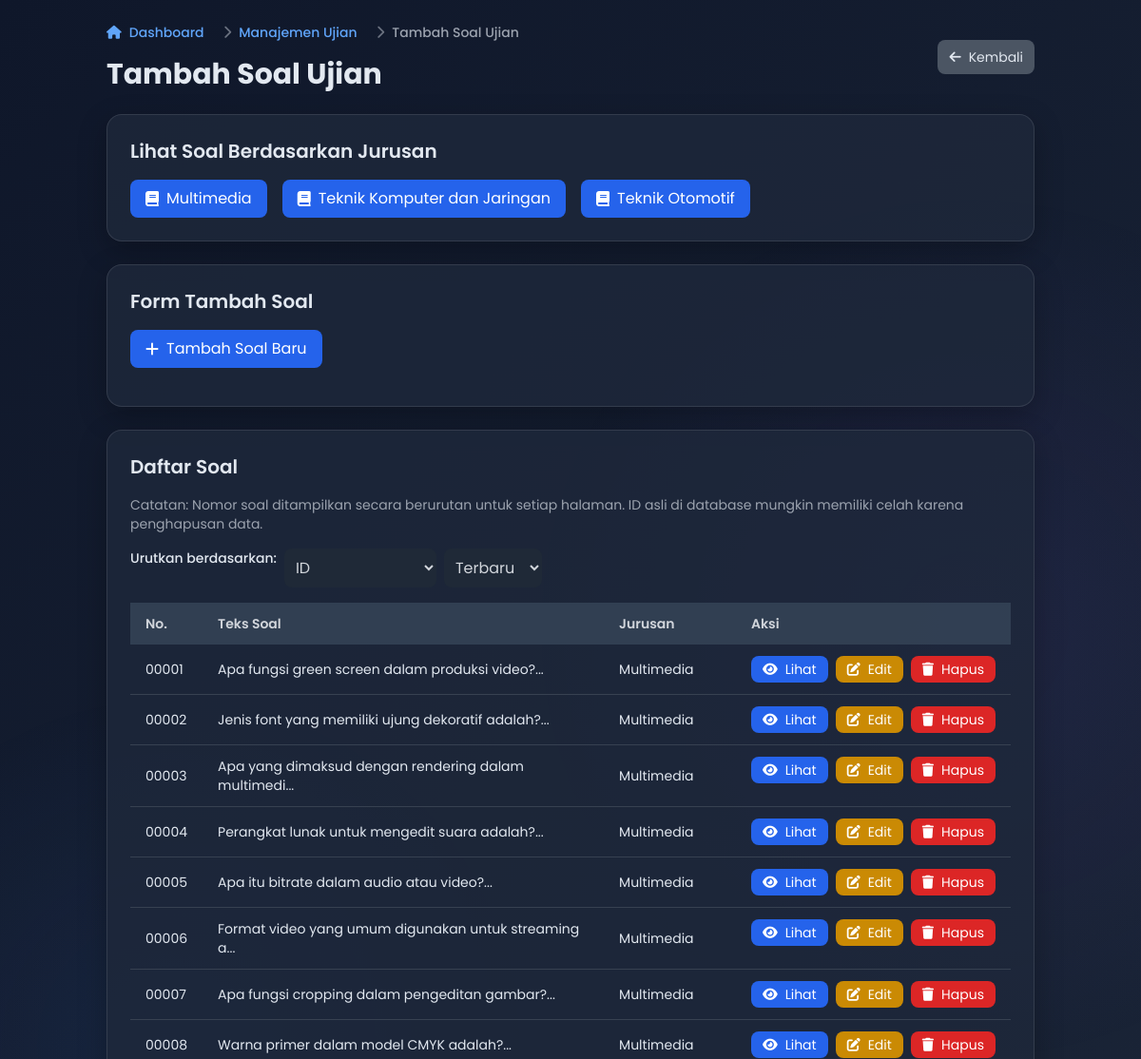
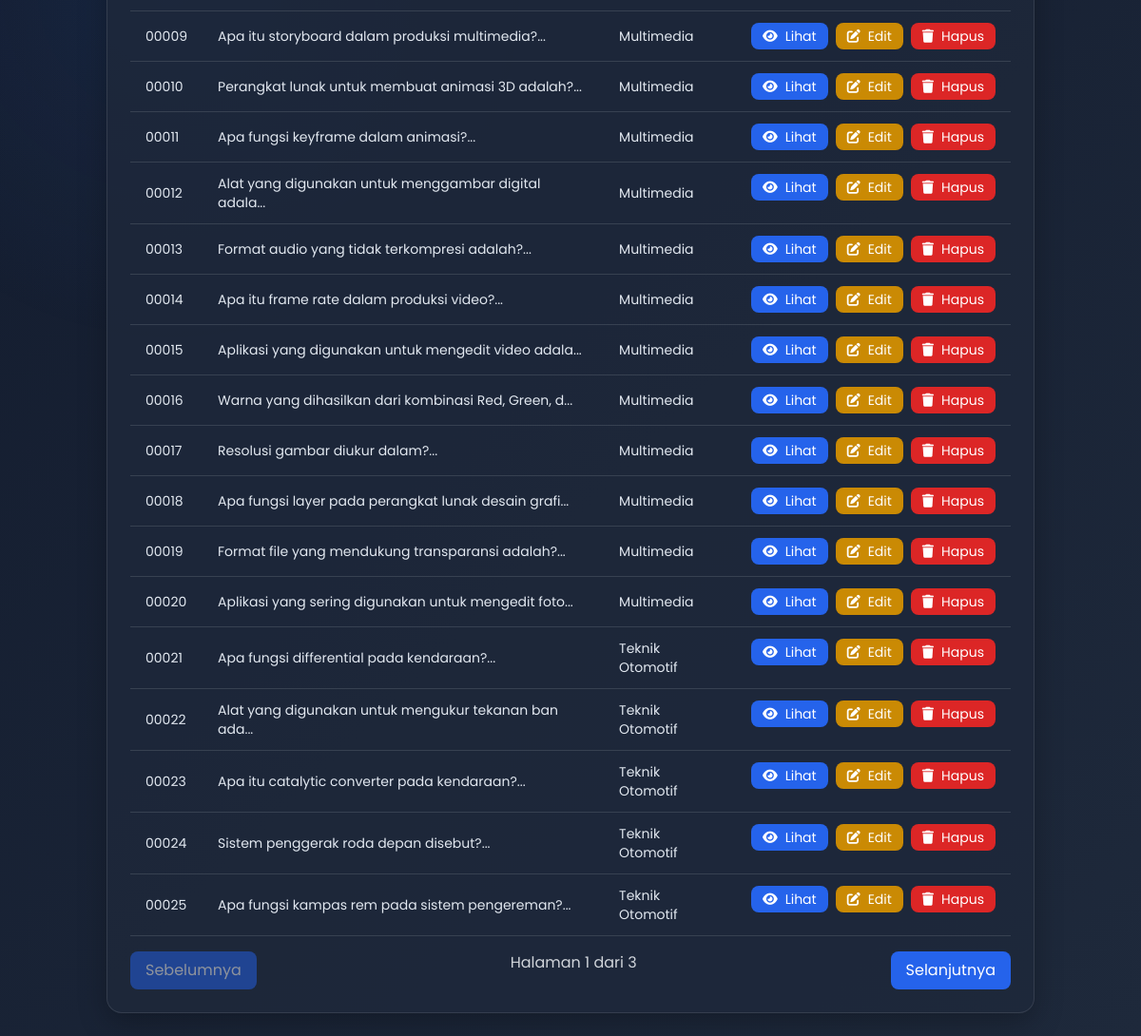
The app's page /login/add_question.php (signed in) with its own data (2 pictures, top to bottom).
### tables this page shows
CREATE TABLE `majors` (
  `id` int(11) NOT NULL AUTO_INCREMENT,
  `name` varchar(100) NOT NULL,
  PRIMARY KEY (`id`)
);

CREATE TABLE `questions` (
  `id` int(11) NOT NULL AUTO_INCREMENT,
  `major_id` int(11) NOT NULL,
  `question_text` text NOT NULL,
  `option_a` varchar(255) NOT NULL,
  `option_b` varchar(255) NOT NULL,
  `option_c` varchar(255) NOT NULL,
  `option_d` varchar(255) NOT NULL,
  `correct_answer` enum('A','B','C','D') NOT NULL,
  `created_at` datetime DEFAULT current_timestamp(),
  PRIMARY KEY (`id`),
  KEY `major_id` (`major_id`),
  CONSTRAINT `questions_ibfk_1` FOREIGN KEY (`major_id`) REFERENCES `majors` (`id`) ON DELETE CASCADE
);

### login/add_question.php (the view, shortened to what this page needs)
<?php
$servername = "localhost";
$username = "root";
$password = "";
$dbname = "stm_gotham";
$conn = new mysqli($servername, $username, $password, $dbname);
$sql = "SELECT id, name FROM majors ORDER BY name ASC";
$result = $conn->query($sql);
$majors = $result ? $result->fetch_all(MYSQLI_ASSOC) : [];
$page = isset($_GET['page']) ? max(1, (int)$_GET['page']) : 1;
$perPage = 25;
$offset = ($page - 1) * $perPage;
$sort = isset($_GET['sort']) && in_array($_GET['sort'], ['id', 'created_at']) ? $_GET['sort'] : 'id';
$order = isset($_GET['order']) && in_array($_GET['order'], ['ASC', 'DESC']) ? $_GET['order'] : 'DESC';
$sql = "SELECT COUNT(*) FROM questions";
$result = $conn->query($sql);
$totalQuestions = $result ? $result->fetch_row()[0] : 0;
$totalPages = ceil($totalQuestions / $perPage);
$sql = "SELECT q.id, q.question_text, q.major_id, m.name AS major_name
        FROM questions q
        LEFT JOIN majors m ON q.major_id = m.id
        ORDER BY q.$sort $order LIMIT ? OFFSET ?";
$stmt = $conn->prepare($sql);
$stmt->bind_param("ii", $perPage, $offset);
$stmt->execute();
$result = $stmt->get_result();
$questions = $result->fetch_all(MYSQLI_ASSOC);
?>
<!DOCTYPE html>
<html lang="id">
<head>
    <script src="https://cdn.tailwindcss.com"></script>
    <link href="https://cdnjs.cloudflare.com/ajax/libs/font-awesome/6.0.0-beta3/css/all.min.css" rel="stylesheet">
</head>
<body>
    <div class="container mx-auto p-4 md:p-6">
        <div class="flex flex-col md:flex-row justify-between items-start md:items-center mb-6">
            <div>
                <nav class="flex mb-4" aria-label="Breadcrumb">
                    <ol class="inline-flex items-center space-x-1 md:space-x-3">
                        <li class="inline-flex items-center">
                            <a href="admin_dashboard.php" class="inline-flex items-center text-sm font-medium text-blue-400 hover:text-blue-300">
                                <i class="fas fa-home mr-2"></i>
                                Dashboard
                            </a>
                        </li>
                        <li>
                            <div class="flex items-center">
                                <i class="fas fa-chevron-right text-gray-500 mx-2 text-sm"></i>
                                <a href="exam_management.php" class="text-sm font-medium text-blue-400 hover:text-blue-300">Manajemen Ujian</a>
                            </div>
                        </li>
                        <li>
                            <div class="flex items-center">
                                <i class="fas fa-chevron-right text-gray-500 mx-2 text-sm"></i>
                                <span class="text-sm font-medium text-gray-400">Tambah Soal Ujian</span>
                            </div>
                        </li>
                    </ol>
                </nav>
                <h1 class="text-2xl md:text-3xl font-bold slide-in">Tambah Soal Ujian</h1>
            </div>
            <div class="flex space-x-2 mt-4 md:mt-0">
                <a href="exam_management.php" class="px-3 py-2 bg-gray-600 hover:bg-gray-700 rounded-lg transition flex items-center text-sm">
                    <i class="fas fa-arrow-left mr-2"></i> Kembali
                </a>
            </div>
        </div>
        <div class="card p-6 mb-6 slide-in">
            <h2 class="text-xl font-semibold mb-4">Lihat Soal Berdasarkan Jurusan</h2>
            <div class="flex flex-wrap gap-4">
                <?php if (empty($majors)): ?>
                    <p class="text-gray-400">Belum ada jurusan tersedia.</p>
                <?php else: ?>
                    <?php foreach ($majors as $major): ?>
                        <a href="question_detail_by_major.php?major_id=<?php echo $major['id']; ?>" class="major-btn px-4 py-2 bg-blue-600 hover:bg-blue-700 text-white rounded-lg transition flex items-center">
                            <i class="fas fa-book mr-2"></i> <?php echo htmlspecialchars($major['name']); ?>
                        </a>
                    <?php endforeach; ?>
                <?php endif; ?>
            </div>
        </div>
        <div class="card p-6 mb-6 slide-in">
            <h2 class="text-xl font-semibold mb-4">Form Tambah Soal</h2>
            <button id="toggle-form-btn" onclick="toggleForm()" class="toggle-form-btn px-4 py-2 bg-blue-600 hover:bg-blue-700 text-white rounded-lg transition flex items-center mb-4">
                <i class="fas fa-plus mr-2"></i>
                <span>Tambah Soal Baru</span>
            </button>
        </div>
        <div class="card p-6 slide-in">
            <h2 class="text-xl font-semibold mb-4">Daftar Soal</h2>
            <p class="text-gray-400 text-sm mb-4">Catatan: Nomor soal ditampilkan secara berurutan untuk setiap halaman. ID asli di database mungkin memiliki celah karena penghapusan data.</p>
            <div class="mb-4 flex space-x-2">
                <label for="sort" class="text-sm font-medium">Urutkan berdasarkan:</label>
                <select id="sort" onchange="window.location.href='?page=1&sort=' + this.value + '&order=' + document.getElementById('order').value;" class="bg-gray-800 border-gray-700 text-gray-300 rounded-lg p-2">
                    <option value="id" <?php echo $sort === 'id' ? 'selected' : ''; ?>>ID</option>
                </select>
                <select id="order" onchange="window.location.href='?page=1&sort=' + document.getElementById('sort').value + '&order=' + this.value;" class="bg-gray-800 border-gray-700 text-gray-300 rounded-lg p-2">
                    <option value="DESC" <?php echo $order === 'DESC' ? 'selected' : ''; ?>>Terbaru</option>
                </select>
            </div>
            <?php if (empty($questions)): ?>
                <div class="bg-gray-800 p-8 rounded-lg text-center">
                    <i class="fas fa-question-circle text-5xl text-gray-500 mb-4"></i>
                    <p class="text-gray-400">Belum ada soal tersedia.</p>
                </div>
            <?php else: ?>
                <div class="overflow-x-auto">
                    <table class="w-full text-left">
                        <thead class="table-header">
                            <tr>
                                <th class="px-4 py-3 text-sm font-semibold text-gray-300">No.</th>
                                <th class="px-4 py-3 text-sm font-semibold text-gray-300">Teks Soal</th>
                                <th class="px-4 py-3 text-sm font-semibold text-gray-300">Jurusan</th>
                                <th class="px-4 py-3 text-sm font-semibold text-gray-300">Aksi</th>
                            </tr>
                        </thead>
                        <tbody>
                            <?php $row_number = ($page - 1) * $perPage + 1; ?>
                            <?php foreach ($questions as $question): ?>
                                <tr class="table-row border-b border-gray-700">
                                    <td class="px-4 py-3 text-sm"><?php echo str_pad($row_number++, 5, '0', STR_PAD_LEFT); ?></td>
                                    <td class="px-4 py-3 text-sm"><?php echo htmlspecialchars(substr($question['question_text'], 0, 50)); ?>...</td>
                                    <td class="px-4 py-3 text-sm"><?php echo htmlspecialchars($question['major_name'] ?? 'N/A'); ?></td>
                                    <td class="px-4 py-3 text-sm flex space-x-2">
                                        <a href="question_detail.php?question_id=<?php echo $question['id']; ?>" class="action-btn px-3 py-1 bg-blue-600 hover:bg-blue-700 text-white rounded-lg text-sm flex items-center">
                                            <i class="fas fa-eye mr-2"></i> Lihat
                                        </a>
                                        <a href="edit_question.php?question_id=<?php echo $question['id']; ?>" class="action-btn px-3 py-1 bg-yellow-600 hover:bg-yellow-700 text-white rounded-lg text-sm flex items-center">
                                            <i class="fas fa-edit mr-2"></i> Edit
                                        </a>
                                        <form id="delete-form-<?php echo $question['id']; ?>" action="" method="post" class="inline">
                                            <button type="button" onclick="confirmDelete(<?php echo $question['id']; ?>)" class="action-btn px-3 py-1 bg-red-600 hover:bg-red-700 text-white rounded-lg text-sm flex items-center">
                                                <i class="fas fa-trash mr-2"></i> Hapus
                                            </button>
                                        </form>
                                    </td>
                                </tr>
                            <?php endforeach; ?>
                        </tbody>
                            </table>
                </div>
                <div class="flex justify-between mt-4">
                    <a href="?page=<?php echo max(1, $page - 1); ?>&sort=<?php echo $sort; ?>&order=<?php echo $order; ?>" class="px-4 py-2 bg-blue-600 hover:bg-blue-700 text-white rounded-lg transition <?php echo $page <= 1 ? 'opacity-50 cursor-not-allowed' : ''; ?>">
                        Sebelumnya
                    </a>
                    <span class="text-gray-300">Halaman <?php echo $page; ?> dari <?php echo $totalPages; ?></span>
                    <a href="?page=<?php echo $page + 1; ?>&sort=<?php echo $sort; ?>&order=<?php echo $order; ?>" class="px-4 py-2 bg-blue-600 hover:bg-blue-700 text-white rounded-lg transition <?php echo $page >= $totalPages ? 'opacity-50 cursor-not-allowed' : ''; ?>">
                        Selanjutnya
                    </a>
                </div>
            <?php endif; ?>
        </div>
    </div>
</body>
</html>

### login/add_question.php (style rules this page uses)
body { font-family: 'Poppins', sans-serif; background: linear-gradient(135deg, #0f172a 0%, #1e293b 100%); color: #e2e8f0; margin: 0; min-height: 100vh; position: relative; overflow-x: hidden; }
body::before { content: ''; position: fixed; top: 0; left: 0; width: 100%; height: 100%; background-image: radial-gradient(circle at 15% 50%, rgba(59, 130, 246, 0.08) 0%, transparent 25%), radial-gradient(circle at 85% 30%, rgba(139, 92, 246, 0.08) 0%, transparent 25%); z-index: -1; }
.card { background: rgba(30, 41, 59, 0.8); border-radius: 1rem; box-shadow: 0 10px 30px rgba(0, 0, 0, 0.25); border: 1px solid rgba(255, 255, 255, 0.1); overflow: hidden; transition: all 0.3s ease; }
.table-header { background: rgba(51, 65, 85, 0.95); }
.major-btn, .action-btn, .toggle-form-btn { transition: all 0.3s ease; }
.slide-in { animation: slideIn 0.5s forwards; }

### records on screen
majors: name "Multimedia"
majors: name "Teknik Komputer dan Jaringan"
majors: name "Teknik Otomotif"
questions: row_number "00001", question_text "Apa fungsi green screen dalam produksi video?", major.name "Multimedia"
questions: row_number "00002", question_text "Jenis font yang memiliki ujung dekoratif adalah?", major.name "Multimedia"
questions: row_number "00003", question_text "Apa yang dimaksud dengan rendering dalam multimedi", major.name "Multimedia"
questions: row_number "00004", question_text "Perangkat lunak untuk mengedit suara adalah?", major.name "Multimedia"
questions: row_number "00005", question_text "Apa itu bitrate dalam audio atau video?", major.name "Multimedia"
questions: row_number "00006", question_text "Format video yang umum digunakan untuk streaming a", major.name "Multimedia"
questions: row_number "00007", question_text "Apa fungsi cropping dalam pengeditan gambar?", major.name "Multimedia"
questions: row_number "00008", question_text "Warna primer dalam model CMYK adalah?", major.name "Multimedia"
questions: row_number "00009", question_text "Apa itu storyboard dalam produksi multimedia?", major.name "Multimedia"
questions: row_number "00010", question_text "Perangkat lunak untuk membuat animasi 3D adalah?", major.name "Multimedia"
questions: row_number "00011", question_text "Apa fungsi keyframe dalam animasi?", major.name "Multimedia"
questions: row_number "00012", question_text "Alat yang digunakan untuk menggambar digital adala", major.name "Multimedia"
questions: row_number "00013", question_text "Format audio yang tidak terkompresi adalah?", major.name "Multimedia"
questions: row_number "00014", question_text "Apa itu frame rate dalam produksi video?", major.name "Multimedia"
questions: row_number "00015", question_text "Aplikasi yang digunakan untuk mengedit video adala", major.name "Multimedia"
questions: row_number "00016", question_text "Warna yang dihasilkan dari kombinasi Red, Green, d", major.name "Multimedia"
questions: row_number "00017", question_text "Resolusi gambar diukur dalam?", major.name "Multimedia"
questions: row_number "00018", question_text "Apa fungsi layer pada perangkat lunak desain grafi", major.name "Multimedia"
questions: row_number "00019", question_text "Format file yang mendukung transparansi adalah?", major.name "Multimedia"
questions: row_number "00020", question_text "Aplikasi yang sering digunakan untuk mengedit foto", major.name "Multimedia"
questions: row_number "00021", question_text "Apa fungsi differential pada kendaraan?", major.name "Teknik Otomotif"
questions: row_number "00022", question_text "Alat yang digunakan untuk mengukur tekanan ban ada", major.name "Teknik Otomotif"
questions: row_number "00023", question_text "Apa itu catalytic converter pada kendaraan?", major.name "Teknik Otomotif"
questions: row_number "00024", question_text "Sistem penggerak roda depan disebut?", major.name "Teknik Otomotif"
questions: row_number "00025", question_text "Apa fungsi kampas rem pada sistem pengereman?", major.name "Teknik Otomotif"

### other values on screen
$page "1"
$totalPages "3"
